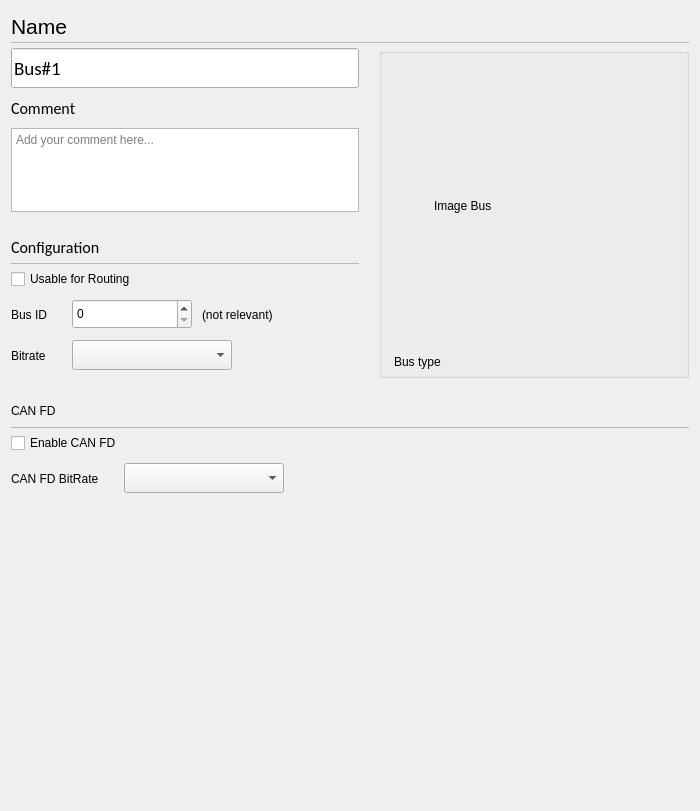
<?xml version="1.0" encoding="UTF-8"?>
<ui version="4.0">
 <class>C_SdBueBusEditPropertiesWidget</class>
 <widget class="QWidget" name="C_SdBueBusEditPropertiesWidget">
  <property name="windowModality">
   <enum>Qt::NonModal</enum>
  </property>
  <property name="geometry">
   <rect>
    <x>0</x>
    <y>0</y>
    <width>700</width>
    <height>811</height>
   </rect>
  </property>
  <property name="windowTitle">
   <string>Form</string>
  </property>
  <layout class="QVBoxLayout" name="verticalLayout_4">
   <item>
    <layout class="QVBoxLayout" name="verticalLayout_2" stretch="0,0,0,0,0,0">
     <property name="spacing">
      <number>0</number>
     </property>
     <item>
      <layout class="QHBoxLayout" name="horizontalLayout_3" stretch="0,1">
       <property name="spacing">
        <number>6</number>
       </property>
       <item>
        <widget class="stw::opensyde_gui_elements::C_OgeLabHeadingGroupBold" name="pc_LabelName">
         <property name="minimumSize">
          <size>
           <width>0</width>
           <height>30</height>
          </size>
         </property>
         <property name="maximumSize">
          <size>
           <width>16777215</width>
           <height>30</height>
          </size>
         </property>
         <property name="font">
          <font>
           <family>Segoe UI</family>
           <pointsize>16</pointsize>
          </font>
         </property>
         <property name="text">
          <string>Name</string>
         </property>
        </widget>
       </item>
       <item>
        <spacer name="horizontalSpacer_6">
         <property name="orientation">
          <enum>Qt::Horizontal</enum>
         </property>
         <property name="sizeHint" stdset="0">
          <size>
           <width>40</width>
           <height>10</height>
          </size>
         </property>
        </spacer>
       </item>
      </layout>
     </item>
     <item>
      <layout class="QHBoxLayout" name="horizontalLayout_16">
       <property name="spacing">
        <number>0</number>
       </property>
       <property name="leftMargin">
        <number>0</number>
       </property>
       <property name="topMargin">
        <number>1</number>
       </property>
       <item>
        <widget class="stw::opensyde_gui_elements::C_OgeFraSeparator" name="pc_FramSperator1">
         <property name="minimumSize">
          <size>
           <width>0</width>
           <height>1</height>
          </size>
         </property>
         <property name="maximumSize">
          <size>
           <width>16777215</width>
           <height>1</height>
          </size>
         </property>
         <property name="frameShape">
          <enum>QFrame::StyledPanel</enum>
         </property>
         <property name="frameShadow">
          <enum>QFrame::Raised</enum>
         </property>
        </widget>
       </item>
      </layout>
     </item>
     <item>
      <layout class="QHBoxLayout" name="horizontalLayout" stretch="1,0,0">
       <property name="spacing">
        <number>0</number>
       </property>
       <property name="topMargin">
        <number>5</number>
       </property>
       <item>
        <layout class="QVBoxLayout" name="verticalLayout" stretch="0,0,0,0,0,0,1">
         <property name="spacing">
          <number>0</number>
         </property>
         <property name="bottomMargin">
          <number>0</number>
         </property>
         <item>
          <layout class="QHBoxLayout" name="horizontalLayout_17" stretch="1">
           <property name="spacing">
            <number>6</number>
           </property>
           <item>
            <widget class="stw::opensyde_gui_elements::C_OgeLePropertiesName" name="pc_LineEditBusName">
             <property name="minimumSize">
              <size>
               <width>311</width>
               <height>40</height>
              </size>
             </property>
             <property name="maximumSize">
              <size>
               <width>16777215</width>
               <height>40</height>
              </size>
             </property>
             <property name="font">
              <font>
               <family>Calibri</family>
               <pointsize>14</pointsize>
              </font>
             </property>
             <property name="text">
              <string>Bus#1</string>
             </property>
             <property name="placeholderText">
              <string/>
             </property>
            </widget>
           </item>
          </layout>
         </item>
         <item>
          <layout class="QHBoxLayout" name="horizontalLayout_9" stretch="0,1">
           <property name="spacing">
            <number>6</number>
           </property>
           <item>
            <widget class="stw::opensyde_gui_elements::C_OgeLabHeadingGroupBold" name="pc_LabelComment">
             <property name="minimumSize">
              <size>
               <width>0</width>
               <height>40</height>
              </size>
             </property>
             <property name="maximumSize">
              <size>
               <width>16777215</width>
               <height>40</height>
              </size>
             </property>
             <property name="font">
              <font>
               <family>Calibri</family>
               <pointsize>12</pointsize>
              </font>
             </property>
             <property name="text">
              <string>Comment</string>
             </property>
            </widget>
           </item>
           <item>
            <spacer name="horizontalSpacer_9">
             <property name="orientation">
              <enum>Qt::Horizontal</enum>
             </property>
             <property name="sizeHint" stdset="0">
              <size>
               <width>40</width>
               <height>1</height>
              </size>
             </property>
            </spacer>
           </item>
          </layout>
         </item>
         <item>
          <layout class="QHBoxLayout" name="horizontalLayout_18">
           <property name="spacing">
            <number>6</number>
           </property>
           <item>
            <widget class="stw::opensyde_gui_elements::C_OgeTedPropertiesComment" name="pc_TextEditComment">
             <property name="sizePolicy">
              <sizepolicy hsizetype="Expanding" vsizetype="Expanding">
               <horstretch>0</horstretch>
               <verstretch>0</verstretch>
              </sizepolicy>
             </property>
             <property name="maximumSize">
              <size>
               <width>16777215</width>
               <height>84</height>
              </size>
             </property>
             <property name="tabChangesFocus">
              <bool>true</bool>
             </property>
             <property name="html">
              <string>&lt;!DOCTYPE HTML PUBLIC &quot;-//W3C//DTD HTML 4.0//EN&quot; &quot;http://www.w3.org/TR/REC-html40/strict.dtd&quot;&gt;
&lt;html&gt;&lt;head&gt;&lt;meta name=&quot;qrichtext&quot; content=&quot;1&quot; /&gt;&lt;style type=&quot;text/css&quot;&gt;
p, li { white-space: pre-wrap; }
&lt;/style&gt;&lt;/head&gt;&lt;body style=&quot; font-family:'MS Shell Dlg 2'; font-size:8.25pt; font-weight:400; font-style:normal;&quot;&gt;
&lt;p style=&quot;-qt-paragraph-type:empty; margin-top:0px; margin-bottom:0px; margin-left:0px; margin-right:0px; -qt-block-indent:0; text-indent:0px;&quot;&gt;&lt;br /&gt;&lt;/p&gt;&lt;/body&gt;&lt;/html&gt;</string>
             </property>
             <property name="acceptRichText">
              <bool>false</bool>
             </property>
             <property name="placeholderText">
              <string>Add your comment here...</string>
             </property>
            </widget>
           </item>
          </layout>
         </item>
         <item>
          <layout class="QHBoxLayout" name="horizontalLayout_13" stretch="0,1">
           <property name="spacing">
            <number>6</number>
           </property>
           <property name="topMargin">
            <number>20</number>
           </property>
           <item>
            <widget class="stw::opensyde_gui_elements::C_OgeLabHeadingGroupBold" name="pc_LabelConfiguration">
             <property name="minimumSize">
              <size>
               <width>0</width>
               <height>30</height>
              </size>
             </property>
             <property name="maximumSize">
              <size>
               <width>16777215</width>
               <height>30</height>
              </size>
             </property>
             <property name="font">
              <font>
               <family>Calibri</family>
               <pointsize>12</pointsize>
              </font>
             </property>
             <property name="text">
              <string>Configuration</string>
             </property>
            </widget>
           </item>
           <item>
            <spacer name="horizontalSpacer_21">
             <property name="orientation">
              <enum>Qt::Horizontal</enum>
             </property>
             <property name="sizeHint" stdset="0">
              <size>
               <width>40</width>
               <height>1</height>
              </size>
             </property>
            </spacer>
           </item>
          </layout>
         </item>
         <item>
          <layout class="QHBoxLayout" name="horizontalLayout_21" stretch="1">
           <property name="spacing">
            <number>0</number>
           </property>
           <property name="leftMargin">
            <number>0</number>
           </property>
           <property name="topMargin">
            <number>1</number>
           </property>
           <item>
            <widget class="stw::opensyde_gui_elements::C_OgeFraSeparator" name="pc_FramSperator1_3">
             <property name="minimumSize">
              <size>
               <width>0</width>
               <height>1</height>
              </size>
             </property>
             <property name="maximumSize">
              <size>
               <width>16777215</width>
               <height>1</height>
              </size>
             </property>
             <property name="frameShape">
              <enum>QFrame::StyledPanel</enum>
             </property>
             <property name="frameShadow">
              <enum>QFrame::Raised</enum>
             </property>
            </widget>
           </item>
          </layout>
         </item>
         <item>
          <layout class="QGridLayout" name="gridLayout">
           <property name="topMargin">
            <number>5</number>
           </property>
           <property name="horizontalSpacing">
            <number>25</number>
           </property>
           <property name="verticalSpacing">
            <number>10</number>
           </property>
           <item row="2" column="1">
            <widget class="stw::opensyde_gui_elements::C_OgeCbxText" name="pc_ComboBoxBitRate">
             <property name="minimumSize">
              <size>
               <width>160</width>
               <height>30</height>
              </size>
             </property>
             <property name="maximumSize">
              <size>
               <width>160</width>
               <height>30</height>
              </size>
             </property>
            </widget>
           </item>
           <item row="0" column="0" colspan="3">
            <widget class="stw::opensyde_gui_elements::C_OgeChxPropertiesSmall" name="pc_CheckBoxUsableForRouting">
             <property name="maximumSize">
              <size>
               <width>200</width>
               <height>16777215</height>
              </size>
             </property>
             <property name="text">
              <string>Usable for Routing</string>
             </property>
            </widget>
           </item>
           <item row="2" column="0">
            <widget class="stw::opensyde_gui_elements::C_OgeLabGroupItem" name="pc_LabelBitRate">
             <property name="minimumSize">
              <size>
               <width>0</width>
               <height>31</height>
              </size>
             </property>
             <property name="maximumSize">
              <size>
               <width>16777215</width>
               <height>31</height>
              </size>
             </property>
             <property name="text">
              <string>Bitrate</string>
             </property>
            </widget>
           </item>
           <item row="1" column="1">
            <layout class="QHBoxLayout" name="pc_HorizontalLayoutBusId" stretch="0,0,1">
             <property name="spacing">
              <number>10</number>
             </property>
             <item>
              <widget class="stw::opensyde_gui_elements::C_OgeSpxNumber" name="pc_SpinBoxBusId">
               <property name="minimumSize">
                <size>
                 <width>120</width>
                 <height>30</height>
                </size>
               </property>
               <property name="maximumSize">
                <size>
                 <width>120</width>
                 <height>30</height>
                </size>
               </property>
              </widget>
             </item>
             <item>
              <widget class="stw::opensyde_gui_elements::C_OgeLabGroupItem" name="pc_LabelNotRelevant">
               <property name="text">
                <string>(not relevant)</string>
               </property>
              </widget>
             </item>
             <item>
              <spacer name="horizontalSpacer_7">
               <property name="orientation">
                <enum>Qt::Horizontal</enum>
               </property>
               <property name="sizeType">
                <enum>QSizePolicy::Expanding</enum>
               </property>
               <property name="sizeHint" stdset="0">
                <size>
                 <width>20</width>
                 <height>20</height>
                </size>
               </property>
              </spacer>
             </item>
            </layout>
           </item>
           <item row="1" column="0">
            <widget class="stw::opensyde_gui_elements::C_OgeLabGroupItem" name="pc_LabelBusId">
             <property name="minimumSize">
              <size>
               <width>0</width>
               <height>31</height>
              </size>
             </property>
             <property name="maximumSize">
              <size>
               <width>16777215</width>
               <height>31</height>
              </size>
             </property>
             <property name="text">
              <string>Bus ID</string>
             </property>
            </widget>
           </item>
           <item row="1" column="2">
            <spacer name="horizontalSpacer_19">
             <property name="orientation">
              <enum>Qt::Horizontal</enum>
             </property>
             <property name="sizeHint" stdset="0">
              <size>
               <width>40</width>
               <height>1</height>
              </size>
             </property>
            </spacer>
           </item>
          </layout>
         </item>
         <item>
          <spacer name="verticalSpacer_15">
           <property name="orientation">
            <enum>Qt::Vertical</enum>
           </property>
           <property name="sizeType">
            <enum>QSizePolicy::Expanding</enum>
           </property>
           <property name="sizeHint" stdset="0">
            <size>
             <width>20</width>
             <height>13</height>
            </size>
           </property>
          </spacer>
         </item>
        </layout>
       </item>
       <item>
        <spacer name="horizontalSpacer_5">
         <property name="orientation">
          <enum>Qt::Horizontal</enum>
         </property>
         <property name="sizeType">
          <enum>QSizePolicy::Fixed</enum>
         </property>
         <property name="sizeHint" stdset="0">
          <size>
           <width>20</width>
           <height>20</height>
          </size>
         </property>
        </spacer>
       </item>
       <item>
        <layout class="QVBoxLayout" name="verticalLayout_3">
         <item>
          <widget class="stw::opensyde_gui_elements::C_OgeGbxGrayed" name="groupBox">
           <property name="minimumSize">
            <size>
             <width>310</width>
             <height>330</height>
            </size>
           </property>
           <property name="maximumSize">
            <size>
             <width>310</width>
             <height>330</height>
            </size>
           </property>
           <property name="title">
            <string/>
           </property>
           <property name="alignment">
            <set>Qt::AlignCenter</set>
           </property>
           <layout class="QVBoxLayout" name="verticalLayout_18" stretch="0,2,0,0">
            <property name="leftMargin">
             <number>12</number>
            </property>
            <property name="rightMargin">
             <number>12</number>
            </property>
            <property name="bottomMargin">
             <number>6</number>
            </property>
            <item>
             <spacer name="verticalSpacer_3">
              <property name="orientation">
               <enum>Qt::Vertical</enum>
              </property>
              <property name="sizeHint" stdset="0">
               <size>
                <width>20</width>
                <height>40</height>
               </size>
              </property>
             </spacer>
            </item>
            <item>
             <layout class="QHBoxLayout" name="horizontalLayout_2">
              <item>
               <spacer name="horizontalSpacer_2">
                <property name="orientation">
                 <enum>Qt::Horizontal</enum>
                </property>
                <property name="sizeHint" stdset="0">
                 <size>
                  <width>40</width>
                  <height>20</height>
                 </size>
                </property>
               </spacer>
              </item>
              <item>
               <widget class="stw::opensyde_gui_elements::C_OgeLabSvgOnly" name="pc_LabBusImage">
                <property name="minimumSize">
                 <size>
                  <width>200</width>
                  <height>200</height>
                 </size>
                </property>
                <property name="maximumSize">
                 <size>
                  <width>200</width>
                  <height>200</height>
                 </size>
                </property>
                <property name="text">
                 <string>Image Bus</string>
                </property>
               </widget>
              </item>
              <item>
               <spacer name="horizontalSpacer_3">
                <property name="orientation">
                 <enum>Qt::Horizontal</enum>
                </property>
                <property name="sizeHint" stdset="0">
                 <size>
                  <width>40</width>
                  <height>20</height>
                 </size>
                </property>
               </spacer>
              </item>
             </layout>
            </item>
            <item>
             <spacer name="verticalSpacer">
              <property name="orientation">
               <enum>Qt::Vertical</enum>
              </property>
              <property name="sizeHint" stdset="0">
               <size>
                <width>20</width>
                <height>40</height>
               </size>
              </property>
             </spacer>
            </item>
            <item>
             <widget class="stw::opensyde_gui_elements::C_OgeLabBusType" name="pc_BusType">
              <property name="text">
               <string>Bus type</string>
              </property>
             </widget>
            </item>
           </layout>
          </widget>
         </item>
         <item>
          <spacer name="verticalSpacer_4">
           <property name="orientation">
            <enum>Qt::Vertical</enum>
           </property>
           <property name="sizeHint" stdset="0">
            <size>
             <width>20</width>
             <height>13</height>
            </size>
           </property>
          </spacer>
         </item>
        </layout>
       </item>
      </layout>
     </item>
     <item>
      <layout class="QHBoxLayout" name="horizontalLayout_4">
       <property name="topMargin">
        <number>10</number>
       </property>
       <property name="bottomMargin">
        <number>5</number>
       </property>
       <item>
        <widget class="stw::opensyde_gui_elements::C_OgeLabHeadingGroupBold" name="pc_LabelCANFD">
         <property name="text">
          <string>CAN FD</string>
         </property>
        </widget>
       </item>
       <item>
        <spacer name="horizontalSpacer">
         <property name="orientation">
          <enum>Qt::Horizontal</enum>
         </property>
         <property name="sizeHint" stdset="0">
          <size>
           <width>40</width>
           <height>20</height>
          </size>
         </property>
        </spacer>
       </item>
      </layout>
     </item>
     <item>
      <layout class="QVBoxLayout" name="verticalLayout_5" stretch="0">
       <property name="spacing">
        <number>0</number>
       </property>
       <property name="topMargin">
        <number>1</number>
       </property>
       <property name="bottomMargin">
        <number>0</number>
       </property>
       <item>
        <widget class="stw::opensyde_gui_elements::C_OgeFraSeparator" name="frame">
         <property name="minimumSize">
          <size>
           <width>0</width>
           <height>1</height>
          </size>
         </property>
         <property name="maximumSize">
          <size>
           <width>16777215</width>
           <height>1</height>
          </size>
         </property>
         <property name="frameShape">
          <enum>QFrame::StyledPanel</enum>
         </property>
         <property name="frameShadow">
          <enum>QFrame::Raised</enum>
         </property>
        </widget>
       </item>
      </layout>
     </item>
     <item>
      <layout class="QGridLayout" name="pc_gridLayoutCANFD">
       <property name="topMargin">
        <number>5</number>
       </property>
       <property name="horizontalSpacing">
        <number>25</number>
       </property>
       <property name="verticalSpacing">
        <number>10</number>
       </property>
       <item row="1" column="0">
        <widget class="stw::opensyde_gui_elements::C_OgeLabGroupItem" name="pc_LabelCANFDBitRate">
         <property name="minimumSize">
          <size>
           <width>0</width>
           <height>31</height>
          </size>
         </property>
         <property name="maximumSize">
          <size>
           <width>16777215</width>
           <height>31</height>
          </size>
         </property>
         <property name="text">
          <string>CAN FD BitRate</string>
         </property>
        </widget>
       </item>
       <item row="1" column="1">
        <widget class="stw::opensyde_gui_elements::C_OgeCbxText" name="pc_ComboBoxCANFDBitRate">
         <property name="minimumSize">
          <size>
           <width>160</width>
           <height>30</height>
          </size>
         </property>
         <property name="maximumSize">
          <size>
           <width>160</width>
           <height>30</height>
          </size>
         </property>
        </widget>
       </item>
       <item row="0" column="0" colspan="3">
        <widget class="stw::opensyde_gui_elements::C_OgeChxPropertiesSmall" name="pc_CheckBoxEnableCANFD">
         <property name="maximumSize">
          <size>
           <width>200</width>
           <height>16777215</height>
          </size>
         </property>
         <property name="text">
          <string>Enable CAN FD</string>
         </property>
        </widget>
       </item>
       <item row="1" column="2">
        <spacer name="horizontalSpacer_4">
         <property name="orientation">
          <enum>Qt::Horizontal</enum>
         </property>
         <property name="sizeHint" stdset="0">
          <size>
           <width>40</width>
           <height>20</height>
          </size>
         </property>
        </spacer>
       </item>
      </layout>
     </item>
    </layout>
   </item>
   <item>
    <spacer name="verticalSpacer_2">
     <property name="orientation">
      <enum>Qt::Vertical</enum>
     </property>
     <property name="sizeType">
      <enum>QSizePolicy::Expanding</enum>
     </property>
     <property name="sizeHint" stdset="0">
      <size>
       <width>20</width>
       <height>0</height>
      </size>
     </property>
    </spacer>
   </item>
  </layout>
 </widget>
 <customwidgets>
  <customwidget>
   <class>stw::opensyde_gui_elements::C_OgeLabHeadingGroupBold</class>
   <extends>QLabel</extends>
   <header>C_OgeLabHeadingGroupBold.hpp</header>
  </customwidget>
  <customwidget>
   <class>stw::opensyde_gui_elements::C_OgeFraSeparator</class>
   <extends>QFrame</extends>
   <header>C_OgeFraSeparator.hpp</header>
   <container>1</container>
  </customwidget>
  <customwidget>
   <class>stw::opensyde_gui_elements::C_OgeLabGroupItem</class>
   <extends>QLabel</extends>
   <header>C_OgeLabGroupItem.hpp</header>
  </customwidget>
  <customwidget>
   <class>stw::opensyde_gui_elements::C_OgeSpxNumber</class>
   <extends>QSpinBox</extends>
   <header>C_OgeSpxNumber.hpp</header>
  </customwidget>
  <customwidget>
   <class>stw::opensyde_gui_elements::C_OgeCbxText</class>
   <extends>QComboBox</extends>
   <header>C_OgeCbxText.hpp</header>
  </customwidget>
  <customwidget>
   <class>stw::opensyde_gui_elements::C_OgeTedPropertiesComment</class>
   <extends>QTextEdit</extends>
   <header>C_OgeTedPropertiesComment.hpp</header>
  </customwidget>
  <customwidget>
   <class>stw::opensyde_gui_elements::C_OgeGbxGrayed</class>
   <extends>QGroupBox</extends>
   <header>C_OgeGbxGrayed.hpp</header>
   <container>1</container>
  </customwidget>
  <customwidget>
   <class>stw::opensyde_gui_elements::C_OgeLePropertiesName</class>
   <extends>QLineEdit</extends>
   <header>C_OgeLePropertiesName.hpp</header>
  </customwidget>
  <customwidget>
   <class>stw::opensyde_gui_elements::C_OgeChxPropertiesSmall</class>
   <extends>QCheckBox</extends>
   <header>C_OgeChxPropertiesSmall.hpp</header>
  </customwidget>
  <customwidget>
   <class>stw::opensyde_gui_elements::C_OgeLabSvgOnly</class>
   <extends>QLabel</extends>
   <header>C_OgeLabSvgOnly.hpp</header>
  </customwidget>
  <customwidget>
   <class>stw::opensyde_gui_elements::C_OgeLabBusType</class>
   <extends>QLabel</extends>
   <header>C_OgeLabBusType.hpp</header>
  </customwidget>
 </customwidgets>
 <tabstops>
  <tabstop>pc_LineEditBusName</tabstop>
  <tabstop>pc_TextEditComment</tabstop>
 </tabstops>
 <resources/>
 <connections/>
</ui>
